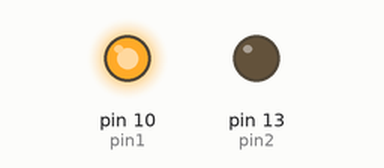
A sketch run on a simulated Arduino Uno, built with avr-gcc and run on an emulated ATmega328P. Parts: output pins drawn as LEDs (lit = HIGH).

Above: at 1.0 s.
At 3.0 s:
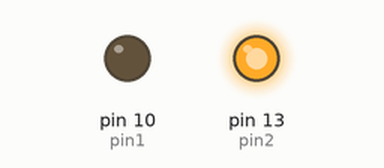
Timing chart, 0 to 5.2 s (numbered marks = the images above):
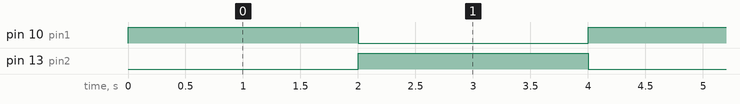

The sketch:

arduino-code.ino
```cpp
// Globale variabelen voor de pinnen.
// Hierbij is opgezocht hoe je een variabele in C++ kan declareren.
// @author: https://docs.arduino.cc/language-reference/en/variables/variable-scope-qualifiers/const/
const int pin1 = 10;
const int pin2 = 13;

// Functie om één keer code uit te voeren.
// Hier wordt het gebruikt om twee pins op de Arduino als OUTPUT aan te geven.
void setup() {
  // Pin 10 en 13 worden gebruikt als OUTPUT.
  pinMode(pin1, OUTPUT);
  pinMode(pin2, OUTPUT);
}

// Functie die in een loop wordt uitgevoerd.
void loop() {
  // Roep functie aan om te loopen.
  knipper(pin1, pin2, 2000);
}

/*
Functie om te knipperen

@param1 pin1 = Integer voor de eerste pin op de Arduino kit.
@param2 pin2 = Integer voor de tweede pin op de Arduino kit.
@paramm3 vertragingMs = Vertraging in milliseconde.
*/
void knipper(int pin1, int pin2, int vertragingMs) {
  digitalWrite(pin1, HIGH);
  digitalWrite(pin2, LOW);
  delay(vertragingMs);
  digitalWrite(pin1, LOW);
  digitalWrite(pin2, HIGH);
  delay(vertragingMs);
}
```

Measured:
- by itself, pin 10 (pin1), pin 13 (pin2): alternates HIGH for 2.0 s and LOW for 2.0 s
